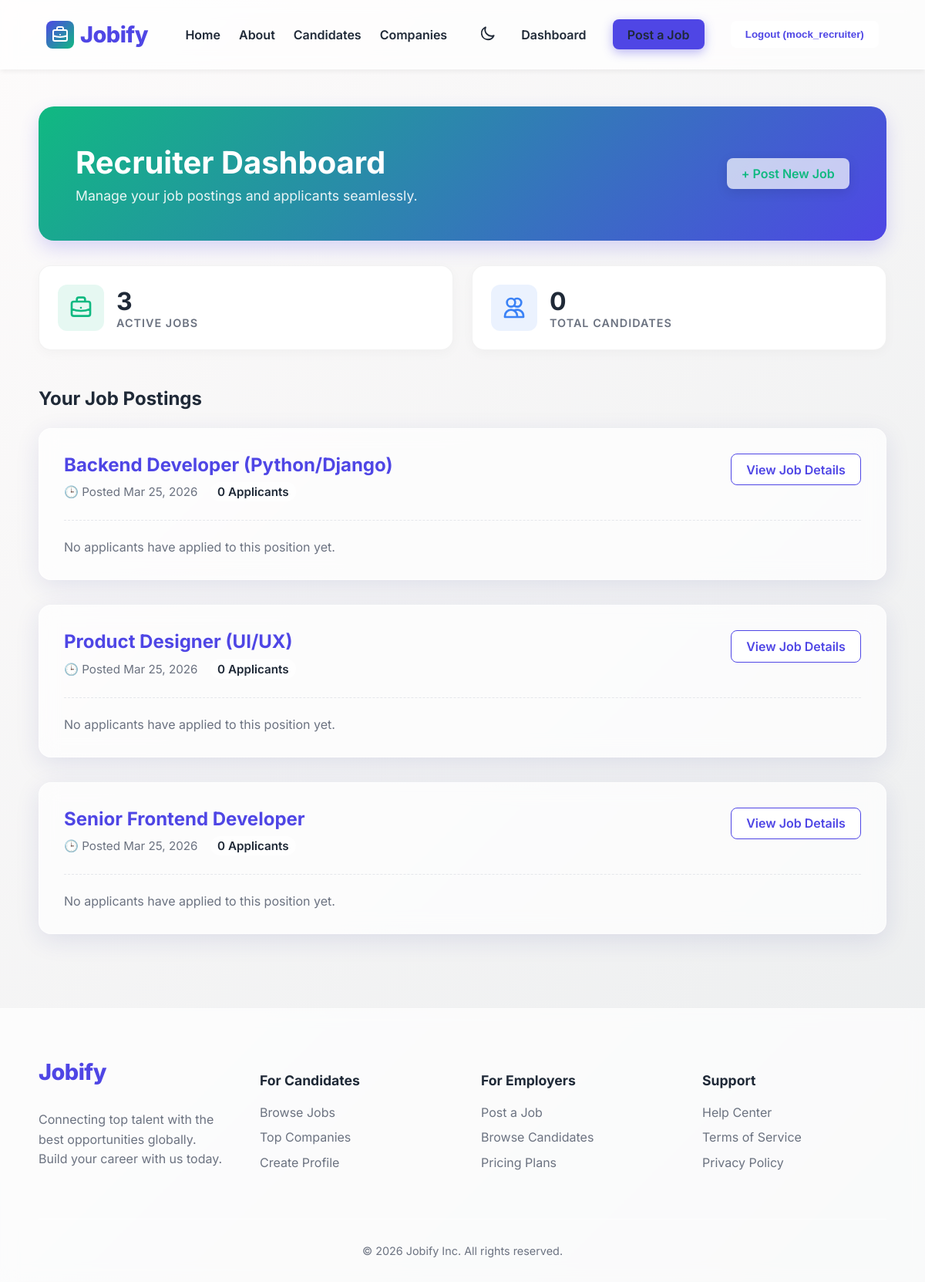
Page /dashboard/ (signed in) on the committed database.
### accounts/models.py (models this page shows, shortened)
class User(AbstractUser):
    is_seeker = models.BooleanField(default=False)
    is_recruiter = models.BooleanField(default=False)

### jobs/models.py (models this page shows, shortened)
class Job(models.Model):
    JOB_TYPES = (
        ('Full Time', 'Full Time'),
        ('Part Time', 'Part Time'),
        ('Contract', 'Contract'),
        ('Internship', 'Internship'),
    )
    recruiter = models.ForeignKey(settings.AUTH_USER_MODEL, on_delete=models.CASCADE, limit_choices_to={'is_recruiter': True})
    title = models.CharField(max_length=200)
    company_name = models.CharField(max_length=200)
    location = models.CharField(max_length=200)
    salary_range = models.CharField(max_length=100, blank=True)
    job_type = models.CharField(max_length=50, choices=JOB_TYPES)
    description = models.TextField()
    requirements = models.TextField()
    created_at = models.DateTimeField(auto_now_add=True)

### jobs/views.py (the view)
# urls.py: path('dashboard/', views.dashboard, name='dashboard'),
@login_required
def dashboard(request):
    if request.user.is_seeker:
        applications = Application.objects.filter(applicant=request.user).select_related('job').order_by('-applied_at')
        stats = {
            'total': applications.count(),
            'pending': applications.filter(status='Pending').count(),
            'shortlisted': applications.filter(status='Shortlisted').count(),
            'hired': applications.filter(status='Hired').count(),
        }
        return render(request, 'jobs/seeker_dashboard.html', {'applications': applications, 'stats': stats})
    elif request.user.is_recruiter:
        jobs = Job.objects.filter(recruiter=request.user).prefetch_related('applications').order_by('-created_at')
        total_applicants = sum(job.applications.count() for job in jobs)
        return render(request, 'jobs/recruiter_dashboard.html', {'jobs': jobs, 'total_applicants': total_applicants})
    return redirect('jobs:home')

### templates/jobs/recruiter_dashboard.html (shortened to what this page needs)
{% extends 'base.html' %}
{% block content %}
<div class="dashboard-header" style="background: linear-gradient(135deg, var(--secondary-color) 0%, var(--primary-color) 100%);">
    <div>
        <h1>Recruiter Dashboard</h1>
        <p>Manage your job postings and applicants seamlessly.</p>
    </div>
    <div style="text-align: right;">
        <a href="{% url 'jobs:create_job' %}" class="btn-primary" style="background: var(--surface-color); color: var(--secondary-color); box-shadow: 0 4px 15px rgba(0,0,0,0.1);">+ Post New Job</a>
    </div>
</div>
<div class="dashboard-stats">
    <div class="dash-stat-card">
        <div class="dash-stat-icon" style="background: rgba(16, 185, 129, 0.1); color: #10B981;">
        </div>
        <div class="dash-stat-info">
            <h3>{{ jobs.count }}</h3>
            <p>Active Jobs</p>
        </div>
    </div>
    <div class="dash-stat-card">
        <div class="dash-stat-icon" style="background: rgba(59, 130, 246, 0.1); color: #3B82F6;">
            <svg width="32" height="32" fill="none" stroke="currentColor" viewBox="0 0 24 24"><path stroke-linecap="round" stroke-linejoin="round" stroke-width="2" d="M12 4.354a4 4 0 110 5.292M15 21H3v-1a6 6 0 0112 0v1zm0 0h6v-1a6 6 0 00-9-5.197M13 7a4 4 0 11-8 0 4 4 0 018 0z"></path></svg>
        </div>
        <div class="dash-stat-info">
            <h3>{{ total_applicants }}</h3>
            <p>Total Candidates</p>
        </div>
    </div>
</div>
<h2 style="margin-bottom: 1.5rem; color: var(--text-color);">Your Job Postings</h2>
{% for job in jobs %}
<div class="glass-panel" style="margin-bottom: 2rem; padding: 2rem;">
    <div style="display: flex; justify-content: space-between; align-items: flex-start;">
        <div>
            <h3 style="margin: 0 0 0.5rem 0; font-size: 1.5rem; color: var(--primary-color);">{{ job.title }}</h3>
            <div style="color: var(--text-muted); font-size: 0.95rem; display: flex; gap: 1rem; align-items: center;">
                <span>🕒 Posted {{ job.created_at|date:"M d, Y" }}</span>
                <span style="background: var(--surface-borde); padding: 0.2rem 0.6rem; border-radius: 9999px; font-weight: 600; color: var(--text-color);">
                    {{ job.applications.count }} Applicants
                </span>
            </div>
        </div>
        <a href="{% url 'jobs:job_detail' job.pk %}" class="btn-secondary">View Job Details</a>
    </div>
    {% if job.applications.all %}
        <div class="candidate-grid">
            {% for app in job.applications.all %}
            <div class="candidate-card">
                <div class="candidate-header">
                    <div style="display: flex; gap: 1rem; align-items: center;">
                        <div class="candidate-avatar">
                            {{ app.applicant.username|make_list|first|upper }}
                        </div>
                        <div>
                            <h4 style="margin: 0 0 0.2rem 0; font-size: 1.1rem;">{{ app.applicant.username }}</h4>
                            <div style="font-size: 0.85rem; color: var(--text-muted);">Applied {{ app.applied_at|timesince }} ago</div>
                        </div>
                    </div>
                    <span class="status-badge
                        {% if app.status == 'Pending' %}status-pending
                        {% elif app.status == 'Shortlisted' %}status-shortlisted
                        {% elif app.status == 'Hired' %}status-hired
                        {% else %}status-rejected{% endif %}" style="padding: 0.2rem 0.6rem; font-size: 0.75rem;">
                        {{ app.status }}
                    </span>
                </div>
                {% if app.cover_letter %}
                    <div style="margin-top: 1rem; padding: 1rem; background: var(--surface-color); border-radius: 8px; font-size: 0.9rem; color: var(--text-color); border: 1px solid var(--surface-borde); max-height: 100px; overflow-y: auto;">
                        <strong>Cover Letter:</strong><br>
                        {{ app.cover_letter|truncatewords:20 }}
                    </div>
                {% endif %}
                <div class="candidate-actions">
                    {% if app.resume_link %}
                        <a href="{{ app.resume_link }}" target="_blank" class="btn-primary btn-small" style="flex: 1; text-align: center;">View Resume</a>
                    {% endif %}
                    <button onclick="alert('In a full app, you would change status here!')" class="btn-secondary btn-small" style="flex: 1;">Update Status</button>
                </div>
            </div>
            {% endfor %}
        </div>
    {% else %}
        <div style="margin-top: 1.5rem; padding-top: 1.5rem; border-top: 1px dashed #E5E7EB; color: var(--text-muted);">
            No applicants have applied to this position yet.
        </div>
    {% endif %}
</div>
{% endfor %}
{% endblock %}

### templates/base.html (shortened to what this page needs)
<!DOCTYPE html>
<html lang="en">
<head>
    {% load static %}
    <link rel="stylesheet" href="{% static 'css/style.css' %}?v={% now 'U' %}">
</head>
<body>
    <nav class="navbar">
        <div class="nav-container" style="display: flex; justify-content: space-between; align-items: center; width: 100%; max-width: 1200px; margin: 0 auto;">
            <a href="{% url 'jobs:home' %}" class="logo" style="display: flex; align-items: center; gap: 8px;">
                <div style="background: linear-gradient(135deg, var(--primary-color), var(--secondary-color)); color: white; padding: 6px; border-radius: 8px; display: flex;">
                </div>
                Jobify
            </a>
            <div class="nav-links">
                <a href="{% url 'jobs:home' %}" class="nav-link">Home</a>
                <a href="{% url 'jobs:about' %}" class="nav-link">About</a>
                <a href="{% url 'accounts:seekers_list' %}" class="nav-link">Candidates</a>
                <a href="{% url 'accounts:recruiters_list' %}" class="nav-link">Companies</a>
                <button onclick="toggleTheme()" class="btn-secondary" style="border: none; background: transparent; padding: 0.5rem; display: flex; align-items: center; justify-content: center; border-radius: 50%; color: var(--text-color); margin-left: 10px; cursor: pointer;" title="Toggle Theme">
                    <span id="theme-icon"></span>
                </button>
                {% if user.is_authenticated %}
                    <a href="{% url 'jobs:dashboard' %}" class="nav-link">Dashboard</a>
                    {% if user.is_recruiter %}
                        <a href="{% url 'jobs:create_job' %}" class="btn-primary" style="margin-left: 10px;">Post a Job</a>
                    {% endif %}
                    <form action="{% url 'accounts:logout' %}" method="post" class="inline">
                        <button type="submit" class="btn-secondary" style="margin-left: 10px;">Logout ({{ user.username }})</button>
                    </form>
                {% endif %}
            </div>
        </div>
    </nav>
    <main class="container">
        {% block content %}
        {% endblock %}
    </main>
    <footer class="footer" style="background: var(--surface-color); border-top: 1px solid var(--surface-borde); padding: 4rem 20px 2rem 20px; margin-top: 6rem; backdrop-filter: blur(10px);">
        <div style="max-width: 1100px; margin: 0 auto; display: grid; grid-template-columns: repeat(auto-fit, minmax(200px, 1fr)); gap: 3rem; margin-bottom: 3rem;">
            <div>
                <a href="{% url 'jobs:home' %}" class="logo" style="margin-bottom: 1rem; display: inline-block;">Jobify</a>
                <p style="color: var(--text-muted); line-height: 1.6;">Connecting top talent with the best opportunities globally. Build your career with us today.</p>
            </div>
            <div style="display: flex; flex-direction: column; gap: 0.8rem;">
                <h3 style="font-size: 1.1rem; margin-bottom: 0.5rem; color: var(--text-color);">For Candidates</h3>
                <a href="{% url 'jobs:home' %}" style="text-decoration: none; color: var(--text-muted); transition: color 0.3s;">Browse Jobs</a>
                <a href="{% url 'accounts:recruiters_list' %}" style="text-decoration: none; color: var(--text-muted); transition: color 0.3s;">Top Companies</a>
                <a href="{% url 'accounts:register' %}" style="text-decoration: none; color: var(--text-muted); transition: color 0.3s;">Create Profile</a>
            </div>
            <div style="display: flex; flex-direction: column; gap: 0.8rem;">
                <h3 style="font-size: 1.1rem; margin-bottom: 0.5rem; color: var(--text-color);">For Employers</h3>
                <a href="{% url 'jobs:create_job' %}" style="text-decoration: none; color: var(--text-muted); transition: color 0.3s;">Post a Job</a>
                <a href="{% url 'accounts:seekers_list' %}" style="text-decoration: none; color: var(--text-muted); transition: color 0.3s;">Browse Candidates</a>
                <a href="#" style="text-decoration: none; color: var(--text-muted); transition: color 0.3s;">Pricing Plans</a>
            </div>
            <div style="display: flex; flex-direction: column; gap: 0.8rem;">
                <h3 style="font-size: 1.1rem; margin-bottom: 0.5rem; color: var(--text-color);">Support</h3>
                <a href="#" style="text-decoration: none; color: var(--text-muted); transition: color 0.3s;">Help Center</a>
                <a href="#" style="text-decoration: none; color: var(--text-muted); transition: color 0.3s;">Terms of Service</a>
                <a href="#" style="text-decoration: none; color: var(--text-muted); transition: color 0.3s;">Privacy Policy</a>
            </div>
        </div>
        <div style="max-width: 1100px; margin: 0 auto; text-align: center; padding-top: 2rem; border-top: 1px solid var(--surface-borde); color: var(--text-muted); font-size: 0.9rem;">
            &copy; 2026 Jobify Inc. All rights reserved.
        </div>
    </footer>
</body>
</html>

### static/css/style.css (style rules this page uses)
:root { --bg-gradient: linear-gradient(135deg, #fdfbfb 0%, #ebedee 100%); --primary-color: #4F46E5; --primary-hover: #4338CA; --secondary-color: #10B981; --text-color: #1F2937; --text-muted: #6B7280; --surface-color: rgba(255, 255, 255, 0.7); --surface-borde: rgba(255, 255, 255, 0.5); --shadow: 0 8px 32px 0 rgba(31, 38, 135, 0.1); --border-radius: 16px; --transition: all 0.3s ease; }
body { margin: 0; font-family: 'Inter', sans-serif; color: var(--text-color); background: var(--bg-gradient); min-height: 100vh; }
.glass-panel { background: var(--surface-color); backdrop-filter: blur(12px); -webkit-backdrop-filter: blur(12px); border: 1px solid var(--surface-borde); border-radius: var(--border-radius); box-shadow: var(--shadow); padding: 2rem; }
.navbar { display: flex; justify-content: space-between; align-items: center; padding: 1.5rem 5%; background: var(--surface-color); backdrop-filter: blur(10px); position: sticky; top: 0; z-index: 1000; box-shadow: 0 4px 6px -1px rgba(0,0,0,0.05); border-bottom: 1px solid var(--surface-borde); }
.logo { font-size: 1.8rem; font-weight: 800; color: var(--primary-color); text-decoration: none; letter-spacing: -0.5px; }
.nav-links { display: flex; gap: 1.5rem; align-items: center; }
.nav-links a { text-decoration: none; color: var(--text-color); font-weight: 600; transition: var(--transition); }
.nav-links a:hover, a { color: var(--primary-color); }
.btn-primary, .btn-secondary, button[type="submit"] { padding: 0.6rem 1.2rem; border-radius: 8px; font-weight: 600; text-decoration: none; cursor: pointer; border: none; transition: var(--transition); display: inline-block; }
.btn-primary { background: var(--primary-color); color: white; box-shadow: 0 4px 14px 0 rgba(79, 70, 229, 0.39); }
.btn-secondary { background: white; color: var(--primary-color); border: 1px solid var(--primary-color); }
.container { max-width: 1100px; margin: 3rem auto; padding: 0 20px; }
.inline { display: inline; }
.dashboard-header { background: linear-gradient(135deg, var(--primary-color) 0%, var(--primary-hover) 100%); border-radius: 20px; padding: 3rem; color: white; margin-bottom: 2rem; box-shadow: 0 10px 25px rgba(79, 70, 229, 0.2); display: flex; justify-content: space-between; align-items: center; }
.dashboard-header h1 { margin: 0 0 0.5rem 0; font-size: 2.5rem; }
.dashboard-header p { margin: 0; opacity: 0.9; font-size: 1.1rem; }
.dashboard-stats { display: flex; gap: 1.5rem; margin-bottom: 3rem; }
.dash-stat-card { background: white; padding: 1.5rem; border-radius: 16px; flex: 1; box-shadow: 0 4px 15px rgba(0,0,0,0.03); border: 1px solid rgba(0,0,0,0.05); display: flex; align-items: center; gap: 1rem; transition: var(--transition); }
.dash-stat-icon { width: 60px; height: 60px; border-radius: 12px; background: rgba(79, 70, 229, 0.1); color: var(--primary-color); display: flex; justify-content: center; align-items: center; }
.dash-stat-info h3 { margin: 0; font-size: 2rem; color: var(--text-color); }
.dash-stat-info p { margin: 0; color: var(--text-muted); font-weight: 600; font-size: 0.9rem; text-transform: uppercase; letter-spacing: 1px; }

### rows in the picture
User: username "mock_recruiter"
Job: title "Backend Developer (Python/Django)", created_at "Mar 25, 2026", applications.count "0", shows "No applicants have applied to this position yet."
Job: title "Product Designer (UI/UX)", created_at "Mar 25, 2026", applications.count "0", shows "No applicants have applied to this position yet."
Job: title "Senior Frontend Developer", created_at "Mar 25, 2026", applications.count "0", shows "No applicants have applied to this position yet."

### other values in the picture
{{ jobs.count }} "3"
{{ total_applicants }} "0"
